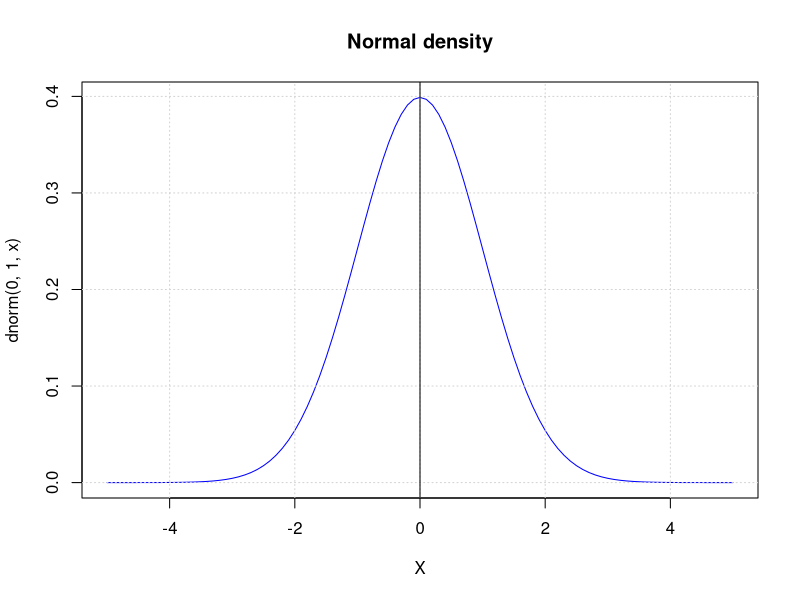
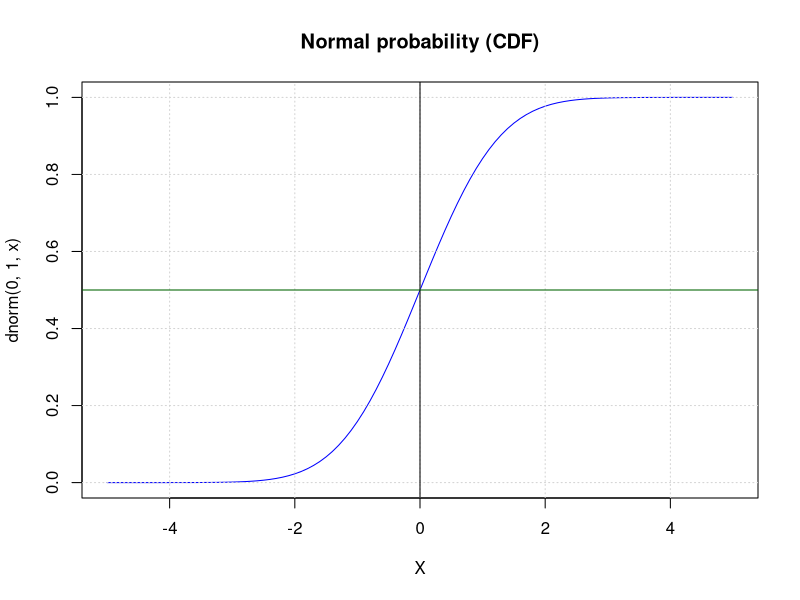
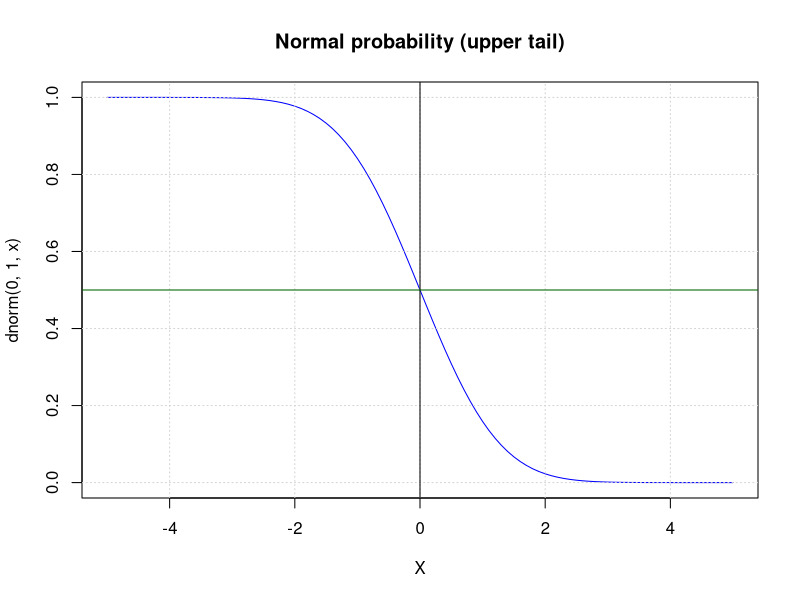
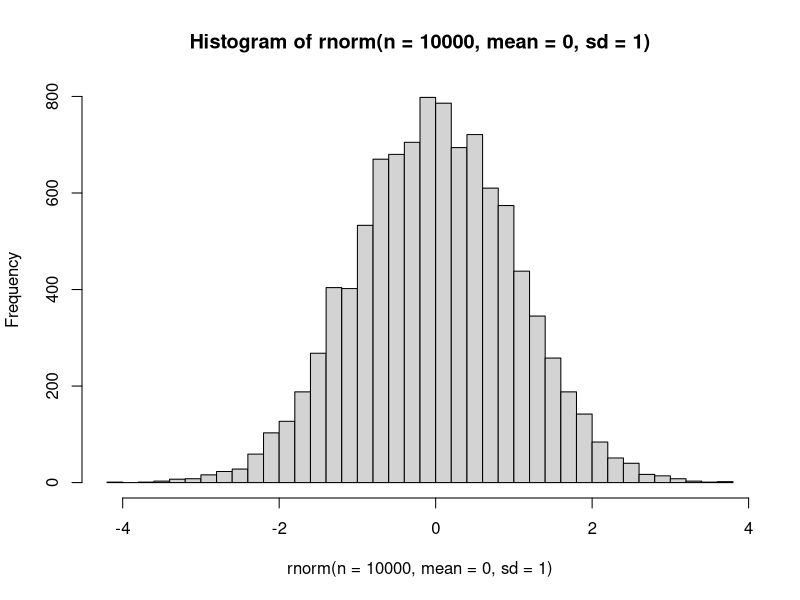
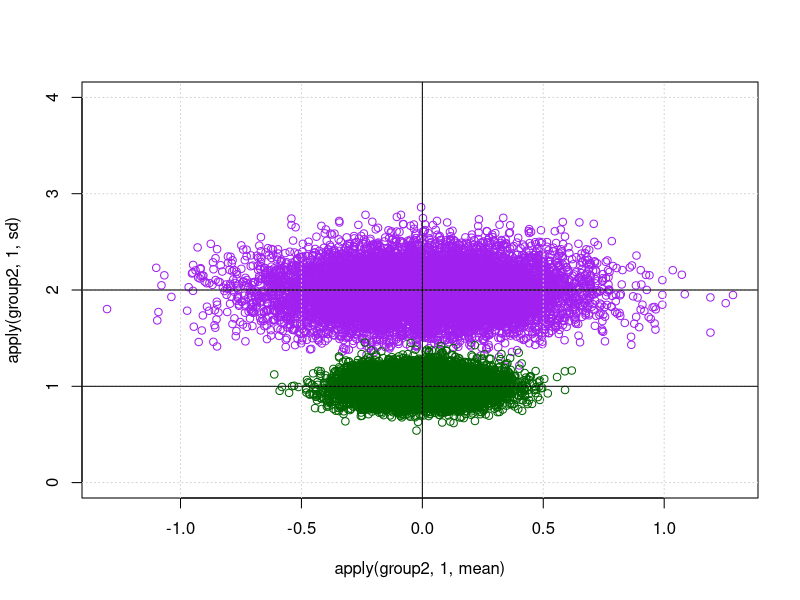
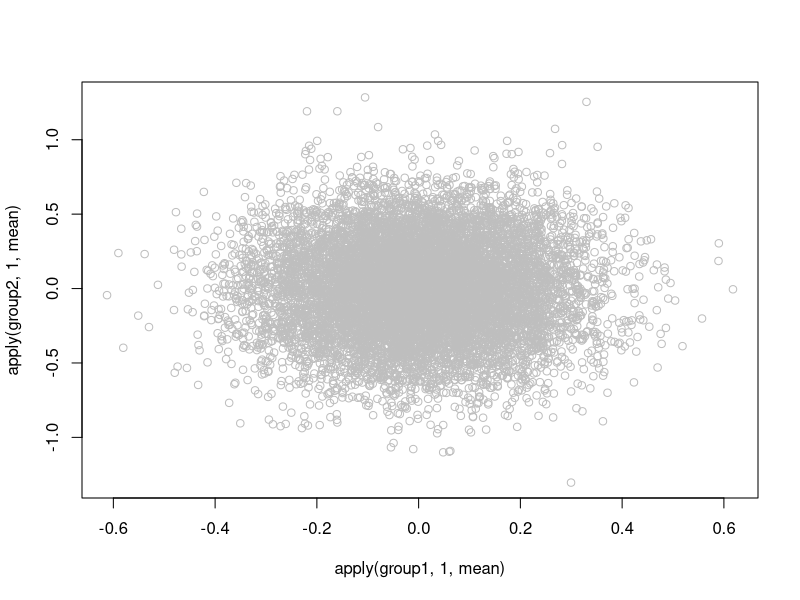

Recreate these plots in R, in order.
## ---- chunk 1
knitr::opts_chunk$set(echo = TRUE)
## ---- chunk 2
# ?Normal
x <- seq(from=-5, to=5, by=0.1)
plot(x, y = dnorm(x = x, mean = 0, sd = 1), type="l",
     main="Normal density", xlab="X", ylab="dnorm(0, 1, x)", col="blue")
grid()
abline(v=0)
## ---- chunk 3
plot(x, y = pnorm(q = x, mean = 0, sd = 1), type="l",
     main="Normal probability (CDF)", xlab="X", ylab="dnorm(0, 1, x)", col="blue")
grid()
abline(v=0)
abline(h=0.5, col="darkgreen")

## ---- chunk 4
plot(x, y = pnorm(q = x, mean = 0, sd = 1, lower.tail = FALSE), type="l",
     main="Normal probability (upper tail)", xlab="X", ylab="dnorm(0, 1, x)", col="blue")
grid()
abline(v=0)
abline(h=0.5, col="darkgreen")

## ---- chunk 5
qnorm(p = 0.05, mean = 0, sd = 1)
qnorm(p = 0.95, mean = 0, sd = 1)
## ---- chunk 6
rnorm(n = 10, mean = 0, sd = 1)
## ---- chunk 7
hist(rnorm(n=10000, mean = 0, sd = 1), breaks=50)
## ---- chunk 8
g <- 10000

## First group
n1 <- 40
mu1 <- 0
sigma1 <- 1

## Second group
n2 <- 40
mu2 <- 0
sigma2 <- 2
  
## ---- chunk 9
group1 <- matrix(nrow=g, rnorm(n = g * n1, mean = mu1, sd = sigma1))
# View(group1)

group2 <- matrix(nrow=g, rnorm(n = g * n2, mean = mu2, sd = sigma2))
dim(group2)

## Merge the two datasets in a single matrix
rnorm.data <- cbind(group1, group2)
class(rnorm.data)
dim(rnorm.data)

## ---- chunk 10
## Mean-variance plot per group
plot(apply(group2, 1, mean), 
     apply(group2, 1, sd), col="purple", 
     ylim=c(0, 4))
lines(apply(group1, 1, mean), 
     apply(group1, 1, sd), col="darkgreen", type="p")
grid()

abline(v=mu1)
abline(h=sigma1)
abline(h=sigma2)
## ---- chunk 11
plot(apply(group1, 1, mean),
     apply(group2, 1, mean),
     col="grey"
     )

